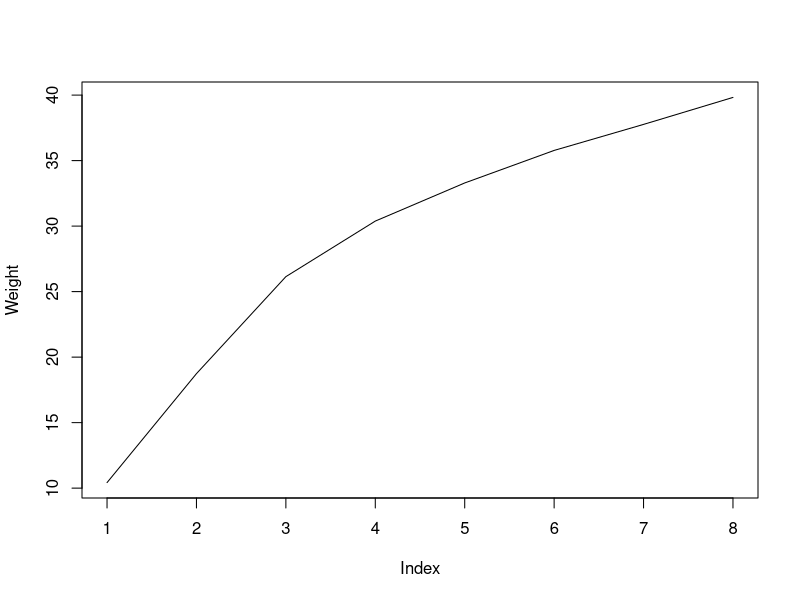
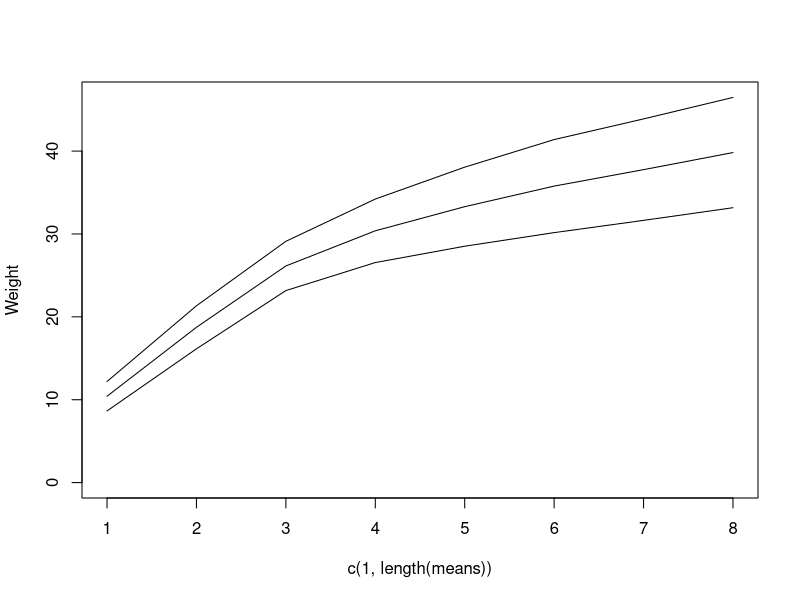
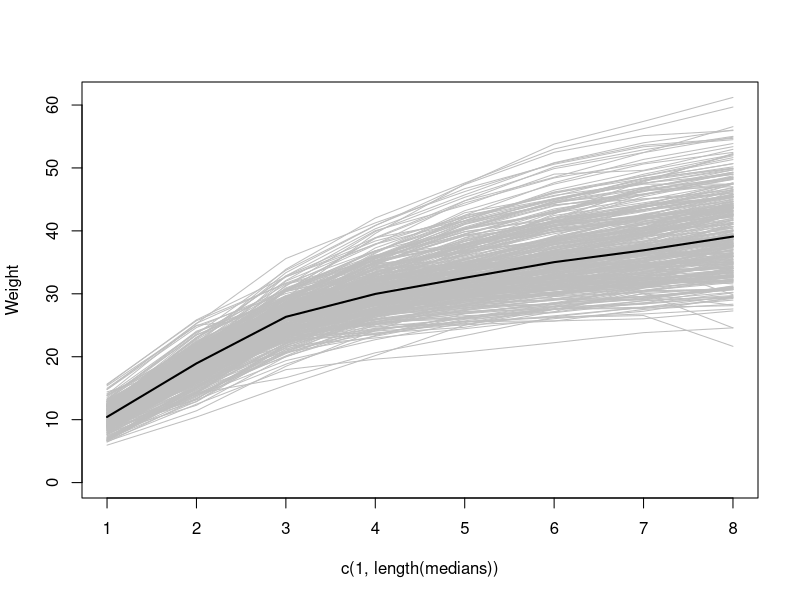
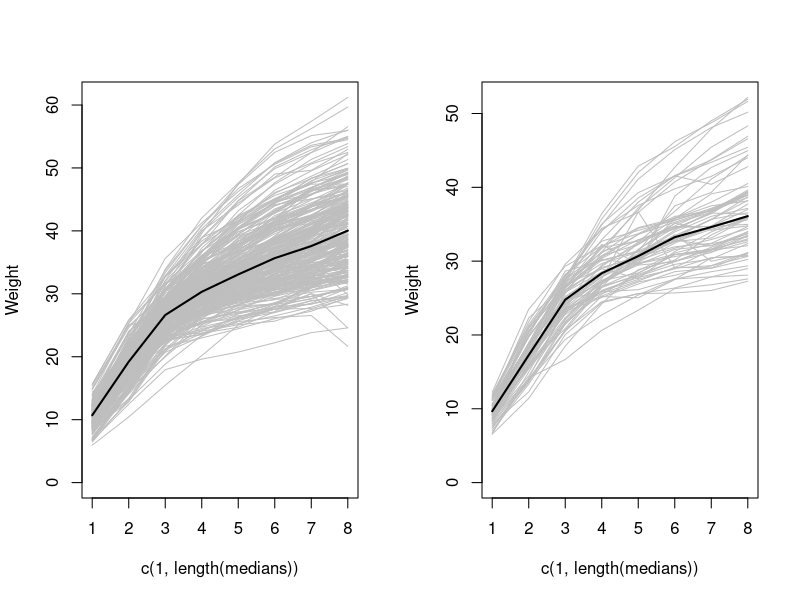
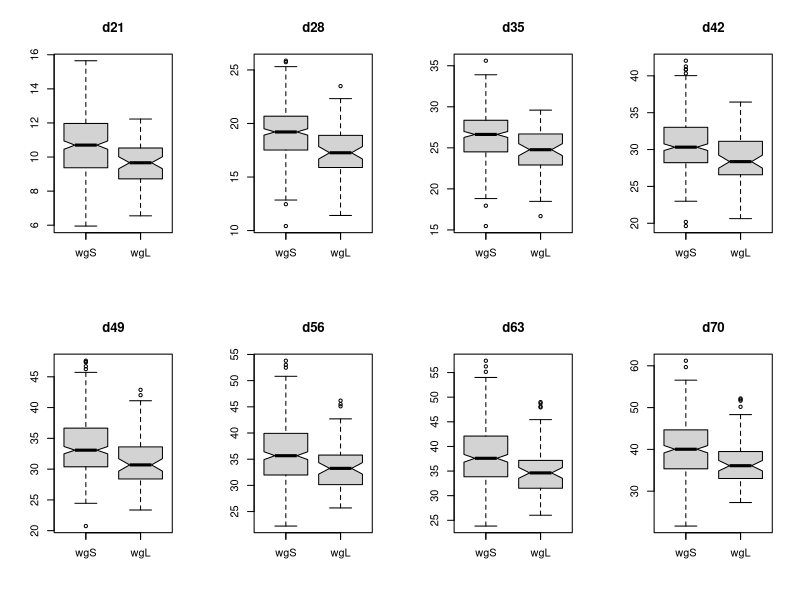
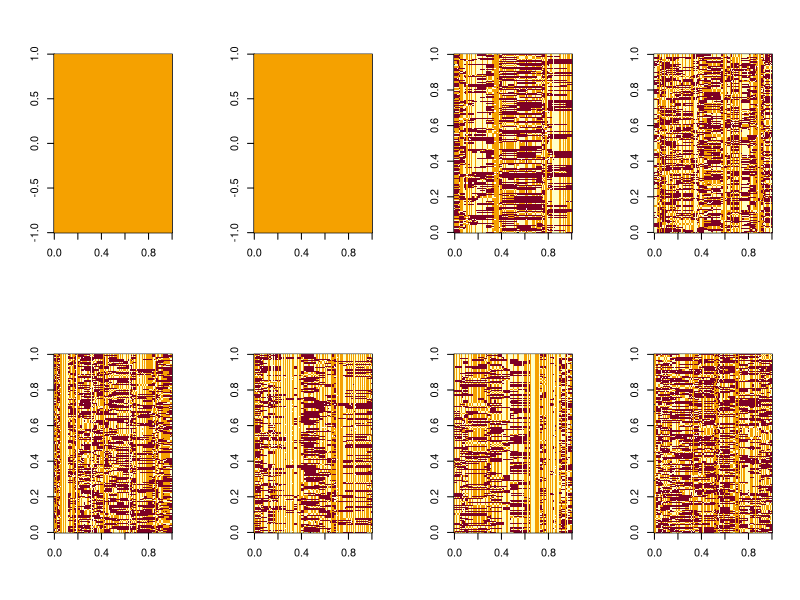
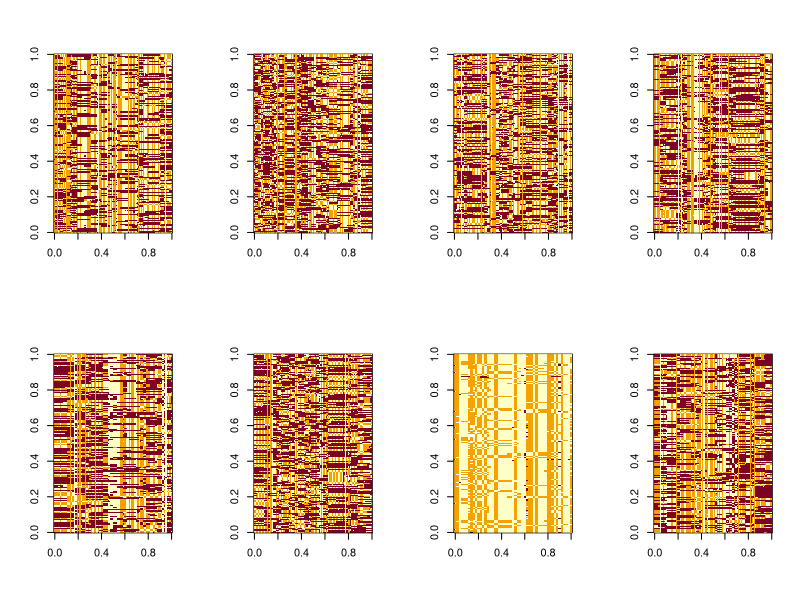
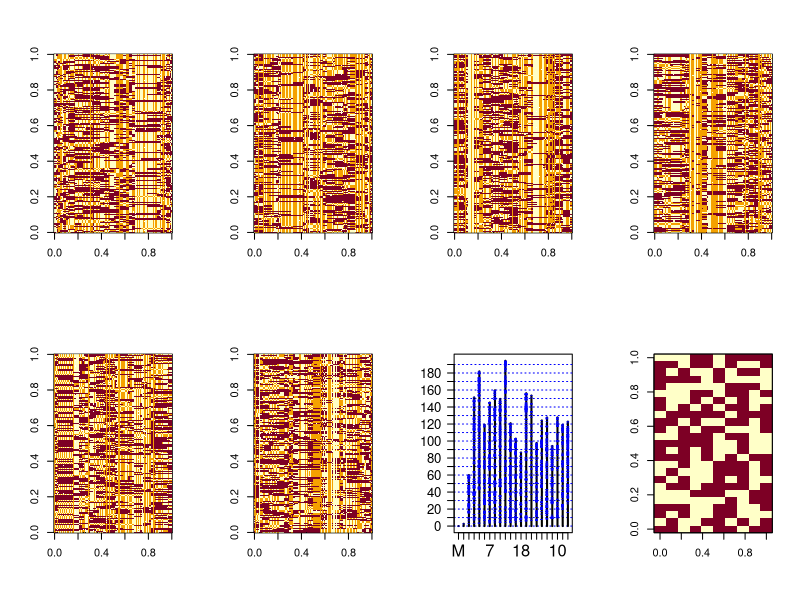

The R source for these figures, in order: (Note: this script raises an error after producing the figures.)
# Answers to the assignments lecture 5
##
### Danny arends
####
###

#1
setwd("C:/Github/Projectdiss001/Assignments/Assignment5-Data/")

genotypes <- read.table("Assignment 5 - Data/genotypes.txt", check.names=FALSE)
phenotypes <- read.table("Assignment 5 - Data/phenotypes.txt")
map <- read.table("Assignment 5 - Data/map.txt")

#2a
days <- paste0("d", seq(21,70,7))
onlyweights <- phenotypes[,days]
plot(apply(onlyweights, 2, mean), t='l', ylab = "Weight")

#2b
means <- apply(onlyweights, 2, mean)
sds <- apply(onlyweights, 2, sd)

plot(x = c(1,length(means)), y = c(0, max(means+sds)), ylab = "Weight", t = 'n')
points(means, t = 'l'); points(means + sds, t = 'l'); points(means - sds, t = 'l')


#2c
medians <- apply(onlyweights, 2, median)

plot(x = c(1,length(medians)), y = c(0, max(onlyweights)), ylab = "Weight", t = 'n')
for(x in 1:nrow(onlyweights)){
  points(as.numeric(onlyweights[x,]), t = 'l', col='gray')
}
points(medians, t='l', lwd=2)


#3a
plotAs2C <- function(weightsubset){
  medians <- apply(weightsubset, 2, median)

  plot(x = c(1,length(medians)), y = c(0, max(weightsubset)), ylab = "Weight", t = 'n')
  for(x in 1:nrow(weightsubset)){
    points(as.numeric(weightsubset[x,]), t = 'l', col='gray')
  }
  points(medians, t='l', lwd=2)
}

wgS <- onlyweights[phenotypes[,"WG2"] < 10,]
wgL <- onlyweights[phenotypes[,"WG2"] >= 10,]

par(mfrow = c(1,2))
plotAs2C(wgS) ; plotAs2C(wgL)

#3b
par(mfrow = c(2,4))
for(day in days){
  boxplot(wgS[,day],wgL[,day], main=day, notch=TRUE)
  axis(1, at=c(1,2), labels=c("wgS", "wgL"))
}

#4
ordering <- sort(map[,"Mb_NCBI38"],index=TRUE)
map <- map[ordering$ix,]

for(chr in unique(map[,"Chr"])){
  onChr <- rownames(map[which(map[,"Chr"] == chr),])
  numGonChr <- apply(genotypes[onChr,], 2, function(x){as.numeric(as.factor(x))})
  #png()
  image(as.matrix(numGonChr))
  #dev.off()
}

#5
chromosomes <- unique(map[,"Chr"])                                                              
# Chromosomes 
chrInfo <- matrix(NA, length(unique(map[,"Chr"])), 1, dimnames=list(chromosomes,c("Length")))   
# Chromosome info structure 
for(x in chromosomes){
  chrInfo[x, "Length"] <- max(map[which(map[,"Chr"] == x), "Mb_NCBI38"])                        
  #length of each chromosome
}
mlength <- max(chrInfo[, "Length"])                                                             
#Maximum chromosome length

# Chromosome plot 
plot(y = c(0, mlength), x = c(1, nrow(chrInfo)), t='n', yaxt="n", xlab="", ylab="", xaxt="n")   
#plot window
abline(h=seq(0, mlength, 1e7), col = "blue", lty = "dotted")                                    
#10 mb lines

cnt <- 1
aa <- apply(chrInfo,1,function(x){
  lines(c(cnt, cnt), c(0,x["Length"]), type="l", col="black", lty=1, lwd=2)                     
#Draw each chromosome
  cnt <<- cnt + 1
})

aa <- apply(map, 1, function(x){
  xloc <- match(x["Chr"], chromosomes)
  yloc <- x["Mb_NCBI38"]
  points(x=xloc, y=yloc, pch="-", col="blue", cex=1)                                            
  #Draw each marker
})

axis(1,chromosomes, at=c(1:nrow(chrInfo)), las=1, cex.axis=1.5)
axis(2, seq(0, mlength, 10000000)/1000000, at=seq(0, mlength, 10000000), cex.axis=1.2, las=1)



myobject <- list(chr = c('1' = 15, '2' = 10),
                 genotypes = matrix(round(runif(250)), 10, 25))
                 
class(myobject) <- c("list", "myclass")

print.myclass <- function(x, ...){
  cat("myclass object\n ")
  cat("Content:", sum(x$chr), "markers\n")
  cat("Content:", nrow(x$genotypes), "individuals\n")
}


myobject

plot.myclass <- function(x, ...){
  image(x$genotypes, ...)
  box()
}

plot(myobject)

par(cex=1.5, las=2)

with(airquality, plot(Wind, Ozone, main = "Ozone and Wind in NY", type = "n"))
with(subset(airquality, Month == 5), points(Wind, Ozone, col = "blue",pch=19))
with(subset(airquality, Month != 5), points(Wind, Ozone, col = "red",pch=19))
legend("topright", col = c("blue", "red"), legend = c("May", "Other Months"),pch=19)
arrows(3.4,140,3.4,165,col='red')

model <- with(subset(airquality, Month == 5), lm(Ozone ~ Wind))
abline(model[[1]][1],model[[1]][2], col="red",lwd=2)

model <- with(subset(airquality, Month != 5), lm(Ozone ~ Wind))
abline(model[[1]][1],model[[1]][2], col="blue",lwd=2)

slices <- c(10, 12, 4, 16, 8)
lbls   <- c("US", "UK", "Australia", "Germany", "France")
pct    <- round(slices/sum(slices)*100)
lbls   <- paste(lbls, pct) 		# Add percents to labels
lbls   <- paste(lbls,"%",sep="") 		# Add % to labels
pie(slices,labels = lbls, col=rainbow(length(lbls)),
   main="Pie Chart of Countries")


plot(y = c(0, mlength), x = c(1, nrow(chrInfo)), 
     t='n', yaxt="n", xlab="", ylab="", xaxt="n")
abline(h=seq(0, mlength, 1e7), col = "blue", lty = "dotted")

cnt <- 1
aa <- apply(chrInfo,1,function(x){
  lines(c(cnt, cnt), c(0,x["Length"]), type="l", col="black", lty=1, lwd=2)
  cnt <<- cnt + 1
})

aa <- apply(alldata, 1, function(x){
  xloc <- match(x["chromosome_name"], chromosomes)
  yloc <- x["start_position"]
  col <- as.numeric(x["Ratio_F1"] >= 1) + 1
  points(x=xloc, y=yloc, pch="-", col=col, cex=3)
})

axis(1,chrInfo[,1], at=c(1:nrow(chrInfo)), las=1, cex.axis=1.5)
axis(2, seq(0, mlength, 10000000)/1000000, at=seq(0, mlength, 10000000), cex.axis=1.2, las=1)
legend("topright", c("Up", "Down"), fill=c(1, 2), cex=1.2)